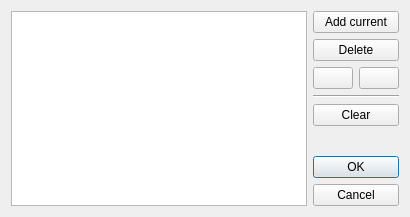
<?xml version="1.0" encoding="UTF-8"?>
<ui version="4.0">
 <class>LinkPointManager</class>
 <widget class="QDialog" name="LinkPointManager">
  <property name="geometry">
   <rect>
    <x>0</x>
    <y>0</y>
    <width>410</width>
    <height>217</height>
   </rect>
  </property>
  <property name="windowTitle">
   <string>Link points</string>
  </property>
  <layout class="QGridLayout" name="gridLayout">
   <item row="0" column="0" rowspan="7">
    <widget class="QTreeWidget" name="tree">
     <property name="alternatingRowColors">
      <bool>true</bool>
     </property>
     <property name="itemsExpandable">
      <bool>false</bool>
     </property>
     <property name="allColumnsShowFocus">
      <bool>true</bool>
     </property>
     <property name="columnCount">
      <number>2</number>
     </property>
     <attribute name="headerVisible">
      <bool>false</bool>
     </attribute>
     <column>
      <property name="text">
       <string/>
      </property>
     </column>
     <column>
      <property name="text">
       <string/>
      </property>
     </column>
    </widget>
   </item>
   <item row="0" column="1" colspan="2">
    <widget class="QPushButton" name="pushAdd">
     <property name="text">
      <string>Add current</string>
     </property>
     <property name="shortcut">
      <string>Ins</string>
     </property>
    </widget>
   </item>
   <item row="1" column="1" colspan="2">
    <widget class="QPushButton" name="pushDelete">
     <property name="text">
      <string>Delete</string>
     </property>
     <property name="shortcut">
      <string>Del</string>
     </property>
    </widget>
   </item>
   <item row="2" column="1">
    <widget class="QPushButton" name="pushUp">
     <property name="icon">
      <iconset resource="tht.qrc">
       <normaloff>:/images/arrow-up.png</normaloff>:/images/arrow-up.png</iconset>
     </property>
     <property name="shortcut">
      <string>Ctrl+Up</string>
     </property>
    </widget>
   </item>
   <item row="2" column="2">
    <widget class="QPushButton" name="pushDown">
     <property name="icon">
      <iconset resource="tht.qrc">
       <normaloff>:/images/arrow-down.png</normaloff>:/images/arrow-down.png</iconset>
     </property>
     <property name="shortcut">
      <string>Ctrl+Down</string>
     </property>
    </widget>
   </item>
   <item row="3" column="1" colspan="2">
    <widget class="Line" name="line">
     <property name="orientation">
      <enum>Qt::Horizontal</enum>
     </property>
    </widget>
   </item>
   <item row="4" column="1" colspan="2">
    <widget class="QPushButton" name="pushClear">
     <property name="text">
      <string>Clear</string>
     </property>
    </widget>
   </item>
   <item row="5" column="2">
    <spacer name="verticalSpacer">
     <property name="orientation">
      <enum>Qt::Vertical</enum>
     </property>
     <property name="sizeHint" stdset="0">
      <size>
       <width>20</width>
       <height>0</height>
      </size>
     </property>
    </spacer>
   </item>
   <item row="6" column="1" colspan="2">
    <widget class="QDialogButtonBox" name="buttonBox">
     <property name="sizePolicy">
      <sizepolicy hsizetype="Preferred" vsizetype="Maximum">
       <horstretch>0</horstretch>
       <verstretch>0</verstretch>
      </sizepolicy>
     </property>
     <property name="orientation">
      <enum>Qt::Vertical</enum>
     </property>
     <property name="standardButtons">
      <set>QDialogButtonBox::Cancel|QDialogButtonBox::Ok</set>
     </property>
    </widget>
   </item>
  </layout>
 </widget>
 <tabstops>
  <tabstop>tree</tabstop>
  <tabstop>pushAdd</tabstop>
  <tabstop>pushDelete</tabstop>
  <tabstop>pushUp</tabstop>
  <tabstop>pushDown</tabstop>
  <tabstop>pushClear</tabstop>
  <tabstop>buttonBox</tabstop>
 </tabstops>
 <resources>
  <include location="tht.qrc"/>
 </resources>
 <connections>
  <connection>
   <sender>pushAdd</sender>
   <signal>clicked()</signal>
   <receiver>LinkPointManager</receiver>
   <slot>slotAdd()</slot>
   <hints>
    <hint type="sourcelabel">
     <x>384</x>
     <y>31</y>
    </hint>
    <hint type="destinationlabel">
     <x>409</x>
     <y>22</y>
    </hint>
   </hints>
  </connection>
  <connection>
   <sender>pushDelete</sender>
   <signal>clicked()</signal>
   <receiver>LinkPointManager</receiver>
   <slot>slotDelete()</slot>
   <hints>
    <hint type="sourcelabel">
     <x>384</x>
     <y>60</y>
    </hint>
    <hint type="destinationlabel">
     <x>409</x>
     <y>51</y>
    </hint>
   </hints>
  </connection>
  <connection>
   <sender>pushClear</sender>
   <signal>clicked()</signal>
   <receiver>LinkPointManager</receiver>
   <slot>slotClear()</slot>
   <hints>
    <hint type="sourcelabel">
     <x>400</x>
     <y>128</y>
    </hint>
    <hint type="destinationlabel">
     <x>409</x>
     <y>78</y>
    </hint>
   </hints>
  </connection>
  <connection>
   <sender>buttonBox</sender>
   <signal>accepted()</signal>
   <receiver>LinkPointManager</receiver>
   <slot>accept()</slot>
   <hints>
    <hint type="sourcelabel">
     <x>349</x>
     <y>166</y>
    </hint>
    <hint type="destinationlabel">
     <x>349</x>
     <y>194</y>
    </hint>
   </hints>
  </connection>
  <connection>
   <sender>buttonBox</sender>
   <signal>rejected()</signal>
   <receiver>LinkPointManager</receiver>
   <slot>reject()</slot>
   <hints>
    <hint type="sourcelabel">
     <x>331</x>
     <y>163</y>
    </hint>
    <hint type="destinationlabel">
     <x>328</x>
     <y>208</y>
    </hint>
   </hints>
  </connection>
  <connection>
   <sender>tree</sender>
   <signal>itemChanged(QTreeWidgetItem*,int)</signal>
   <receiver>LinkPointManager</receiver>
   <slot>slotItemChanged()</slot>
   <hints>
    <hint type="sourcelabel">
     <x>149</x>
     <y>111</y>
    </hint>
    <hint type="destinationlabel">
     <x>158</x>
     <y>216</y>
    </hint>
   </hints>
  </connection>
  <connection>
   <sender>pushUp</sender>
   <signal>clicked()</signal>
   <receiver>LinkPointManager</receiver>
   <slot>slotUp()</slot>
   <hints>
    <hint type="sourcelabel">
     <x>345</x>
     <y>84</y>
    </hint>
    <hint type="destinationlabel">
     <x>349</x>
     <y>263</y>
    </hint>
   </hints>
  </connection>
  <connection>
   <sender>pushDown</sender>
   <signal>clicked()</signal>
   <receiver>LinkPointManager</receiver>
   <slot>slotDown()</slot>
   <hints>
    <hint type="sourcelabel">
     <x>378</x>
     <y>80</y>
    </hint>
    <hint type="destinationlabel">
     <x>367</x>
     <y>273</y>
    </hint>
   </hints>
  </connection>
 </connections>
 <slots>
  <slot>slotAdd()</slot>
  <slot>slotDelete()</slot>
  <slot>slotClear()</slot>
  <slot>slotItemChanged()</slot>
  <slot>slotUp()</slot>
  <slot>slotDown()</slot>
 </slots>
</ui>
